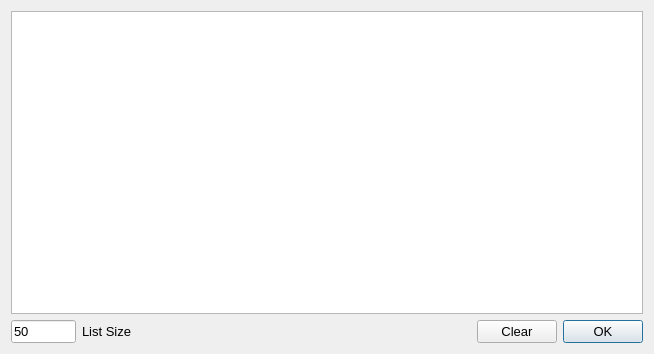
<?xml version="1.0" encoding="UTF-8"?>
<ui version="4.0">
 <class>ErrorDialog</class>
 <widget class="QDialog" name="ErrorDialog">
  <property name="geometry">
   <rect>
    <x>0</x>
    <y>0</y>
    <width>654</width>
    <height>354</height>
   </rect>
  </property>
  <property name="font">
   <font>
    <pointsize>10</pointsize>
   </font>
  </property>
  <property name="windowTitle">
   <string>Function List</string>
  </property>
  <layout class="QVBoxLayout" name="verticalLayout">
   <item>
    <widget class="QTextEdit" name="txtErrList">
     <property name="font">
      <font>
       <family>Ubuntu Mono</family>
       <pointsize>10</pointsize>
      </font>
     </property>
     <property name="readOnly">
      <bool>true</bool>
     </property>
    </widget>
   </item>
   <item>
    <layout class="QHBoxLayout" name="horizontalLayout" stretch="1,2,4,1,1">
     <property name="topMargin">
      <number>0</number>
     </property>
     <item>
      <widget class="QLineEdit" name="leHistSize">
       <property name="toolTip">
        <string>List limit</string>
       </property>
       <property name="text">
        <string>50</string>
       </property>
      </widget>
     </item>
     <item>
      <widget class="QLabel" name="lblNumListed">
       <property name="text">
        <string>List Size</string>
       </property>
      </widget>
     </item>
     <item>
      <spacer name="horizontalSpacer">
       <property name="orientation">
        <enum>Qt::Horizontal</enum>
       </property>
       <property name="sizeType">
        <enum>QSizePolicy::Expanding</enum>
       </property>
       <property name="sizeHint" stdset="0">
        <size>
         <width>40</width>
         <height>20</height>
        </size>
       </property>
      </spacer>
     </item>
     <item>
      <widget class="QPushButton" name="cmdClearHistory">
       <property name="text">
        <string>Clear</string>
       </property>
      </widget>
     </item>
     <item>
      <widget class="QPushButton" name="cmdOK">
       <property name="text">
        <string>OK</string>
       </property>
       <property name="autoDefault">
        <bool>false</bool>
       </property>
       <property name="default">
        <bool>true</bool>
       </property>
      </widget>
     </item>
    </layout>
   </item>
  </layout>
 </widget>
 <tabstops>
  <tabstop>txtErrList</tabstop>
 </tabstops>
 <resources/>
 <connections/>
</ui>
